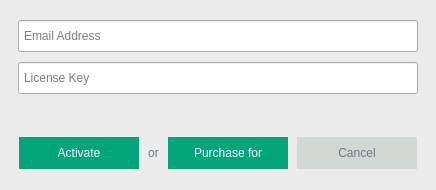
<?xml version="1.0" encoding="UTF-8"?>
<ui version="4.0">
 <class>PaddleActivation</class>
 <widget class="QDialog" name="PaddleActivation">
  <property name="geometry">
   <rect>
    <x>0</x>
    <y>0</y>
    <width>436</width>
    <height>192</height>
   </rect>
  </property>
  <property name="sizePolicy">
   <sizepolicy hsizetype="Maximum" vsizetype="Maximum">
    <horstretch>0</horstretch>
    <verstretch>0</verstretch>
   </sizepolicy>
  </property>
  <property name="minimumSize">
   <size>
    <width>405</width>
    <height>0</height>
   </size>
  </property>
  <property name="windowTitle">
   <string>Activation</string>
  </property>
  <property name="styleSheet">
   <string notr="true">QDialog {
background-color:#ECECEC;
}</string>
  </property>
  <layout class="QVBoxLayout" name="verticalLayout">
   <property name="spacing">
    <number>0</number>
   </property>
   <property name="sizeConstraint">
    <enum>QLayout::SetFixedSize</enum>
   </property>
   <property name="leftMargin">
    <number>9</number>
   </property>
   <property name="rightMargin">
    <number>9</number>
   </property>
   <item>
    <widget class="QWidget" name="main" native="true">
     <property name="styleSheet">
      <string notr="true">QLineEdit{
padding-left: 3;
padding-right: 3;
}</string>
     </property>
     <property name="locale">
      <locale language="English" country="UnitedStates"/>
     </property>
     <layout class="QVBoxLayout" name="verticalLayout_2">
      <property name="spacing">
       <number>10</number>
      </property>
      <property name="leftMargin">
       <number>9</number>
      </property>
      <property name="topMargin">
       <number>9</number>
      </property>
      <property name="rightMargin">
       <number>9</number>
      </property>
      <property name="bottomMargin">
       <number>9</number>
      </property>
      <item>
       <widget class="QLineEdit" name="edEmail">
        <property name="sizePolicy">
         <sizepolicy hsizetype="Minimum" vsizetype="Fixed">
          <horstretch>0</horstretch>
          <verstretch>0</verstretch>
         </sizepolicy>
        </property>
        <property name="minimumSize">
         <size>
          <width>0</width>
          <height>32</height>
         </size>
        </property>
        <property name="font">
         <font>
          <family>Tahoma</family>
          <pointsize>9</pointsize>
         </font>
        </property>
        <property name="styleSheet">
         <string notr="true">QLineEdit{
padding-left: 3;
padding-right: 3;
}</string>
        </property>
        <property name="placeholderText">
         <string>Email Address</string>
        </property>
        <property name="clearButtonEnabled">
         <bool>true</bool>
        </property>
       </widget>
      </item>
      <item>
       <widget class="QLineEdit" name="edKey">
        <property name="sizePolicy">
         <sizepolicy hsizetype="Minimum" vsizetype="Fixed">
          <horstretch>0</horstretch>
          <verstretch>0</verstretch>
         </sizepolicy>
        </property>
        <property name="minimumSize">
         <size>
          <width>400</width>
          <height>32</height>
         </size>
        </property>
        <property name="font">
         <font>
          <family>Tahoma</family>
          <pointsize>9</pointsize>
         </font>
        </property>
        <property name="inputMask">
         <string/>
        </property>
        <property name="text">
         <string/>
        </property>
        <property name="frame">
         <bool>true</bool>
        </property>
        <property name="placeholderText">
         <string>License Key</string>
        </property>
        <property name="clearButtonEnabled">
         <bool>true</bool>
        </property>
       </widget>
      </item>
      <item>
       <widget class="QLabel" name="lblInfo">
        <property name="sizePolicy">
         <sizepolicy hsizetype="Preferred" vsizetype="Maximum">
          <horstretch>0</horstretch>
          <verstretch>0</verstretch>
         </sizepolicy>
        </property>
        <property name="styleSheet">
         <string notr="true">	color: #6C7A89;
	padding: 0 0 0 0;
    /*border-radius: 5px;*/
	border: 0px;
	font: normal 8pt &quot;Tahoma&quot;</string>
        </property>
        <property name="text">
         <string/>
        </property>
       </widget>
      </item>
     </layout>
    </widget>
   </item>
   <item>
    <widget class="QWidget" name="buttons" native="true">
     <property name="sizePolicy">
      <sizepolicy hsizetype="Minimum" vsizetype="Maximum">
       <horstretch>0</horstretch>
       <verstretch>0</verstretch>
      </sizepolicy>
     </property>
     <layout class="QHBoxLayout" name="horizontalLayout">
      <property name="spacing">
       <number>9</number>
      </property>
      <property name="sizeConstraint">
       <enum>QLayout::SetDefaultConstraint</enum>
      </property>
      <property name="leftMargin">
       <number>10</number>
      </property>
      <property name="topMargin">
       <number>10</number>
      </property>
      <property name="rightMargin">
       <number>10</number>
      </property>
      <property name="bottomMargin">
       <number>10</number>
      </property>
      <item>
       <widget class="QPushButton" name="btnActivate">
        <property name="sizePolicy">
         <sizepolicy hsizetype="Minimum" vsizetype="Fixed">
          <horstretch>0</horstretch>
          <verstretch>0</verstretch>
         </sizepolicy>
        </property>
        <property name="minimumSize">
         <size>
          <width>0</width>
          <height>32</height>
         </size>
        </property>
        <property name="styleSheet">
         <string notr="true">
QPushButton 
{

	background-color: #03A678;
	color: white;
	padding: 9 25 9 25;
    /*border-radius: 5px;*/
	border: 0px;
	font: normal 9pt &quot;Tahoma&quot;
 }
 QPushButton:hover
{
/*MALIBU*/
 	background-color: #26C281;
}

 QPushButton:pressed
{
/*JELLY BEAN*/
 	background-color: #049372;
}</string>
        </property>
        <property name="text">
         <string>Activate</string>
        </property>
       </widget>
      </item>
      <item>
       <widget class="QLabel" name="label">
        <property name="sizePolicy">
         <sizepolicy hsizetype="Maximum" vsizetype="Maximum">
          <horstretch>0</horstretch>
          <verstretch>0</verstretch>
         </sizepolicy>
        </property>
        <property name="styleSheet">
         <string notr="true">	color: #6C7A89;
	padding: 0 0 0 0;
    /*border-radius: 5px;*/
	border: 0px;
	font: normal 9pt &quot;Tahoma&quot;</string>
        </property>
        <property name="text">
         <string>or</string>
        </property>
        <property name="alignment">
         <set>Qt::AlignCenter</set>
        </property>
       </widget>
      </item>
      <item>
       <widget class="QPushButton" name="btnPurchase">
        <property name="sizePolicy">
         <sizepolicy hsizetype="Minimum" vsizetype="Fixed">
          <horstretch>0</horstretch>
          <verstretch>0</verstretch>
         </sizepolicy>
        </property>
        <property name="minimumSize">
         <size>
          <width>0</width>
          <height>32</height>
         </size>
        </property>
        <property name="styleSheet">
         <string notr="true">
QPushButton 
{

	background-color: #03A678;
	color: white;
	padding: 9 25 9 25;
    /*border-radius: 5px;*/
	border: 0px;
	font: normal 9pt &quot;Tahoma&quot;
 }
 QPushButton:hover
{
/*MALIBU*/
 	background-color: #26C281;
}

 QPushButton:pressed
{
/*JELLY BEAN*/
 	background-color: #049372;
}</string>
        </property>
        <property name="text">
         <string>Purchase for</string>
        </property>
       </widget>
      </item>
      <item>
       <widget class="QPushButton" name="btnReject">
        <property name="sizePolicy">
         <sizepolicy hsizetype="Minimum" vsizetype="Fixed">
          <horstretch>0</horstretch>
          <verstretch>0</verstretch>
         </sizepolicy>
        </property>
        <property name="minimumSize">
         <size>
          <width>0</width>
          <height>32</height>
         </size>
        </property>
        <property name="styleSheet">
         <string notr="true">
QPushButton 
{

	background-color: #D2D7D3;
	color: #6C7A89;
	padding: 9 25 9 25;
    /*border-radius: 5px;*/
	border: 0px;
	font: normal 9pt &quot;Tahoma&quot;
 }
 QPushButton:hover
{
/*MALIBU*/
 	background-color: #DADFE1;
}

 QPushButton:pressed
{
/*JELLY BEAN*/
 	background-color: #ABB7B7;
}</string>
        </property>
        <property name="text">
         <string>Cancel</string>
        </property>
       </widget>
      </item>
     </layout>
    </widget>
   </item>
  </layout>
 </widget>
 <resources/>
 <connections>
  <connection>
   <sender>btnReject</sender>
   <signal>clicked()</signal>
   <receiver>PaddleActivation</receiver>
   <slot>reject()</slot>
   <hints>
    <hint type="sourcelabel">
     <x>313</x>
     <y>176</y>
    </hint>
    <hint type="destinationlabel">
     <x>202</x>
     <y>100</y>
    </hint>
   </hints>
  </connection>
 </connections>
</ui>
